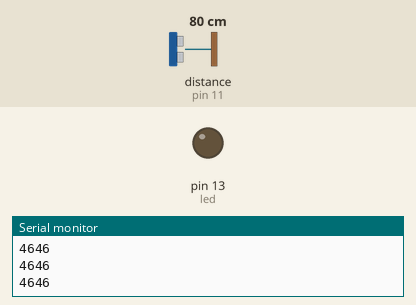
Simulated run of this sketch. Board: Arduino Uno, built with avr-gcc and run on an emulated ATmega328P. On the bench: output pins drawn as LEDs (lit = HIGH), the last lines printed to the serial monitor. Wiring (inferred from the names in the program): ultrasonic range finder: trigger pin 12; echo pin 11. The inputs (shaded band) are chosen by the test bench; at power-on: distance to the obstacle (sensor on pin 11) 80 cm. The echo pulse lasts 58.3 µs per cm; pins used as bus, display or sensor lines are not drawn.

Above: at 1.2 s.
1.3 s: distance to the obstacle (sensor on pin 11) set to 20 cm
2.8 s: distance to the obstacle (sensor on pin 11) set to 15 cm
At 3.4 s:
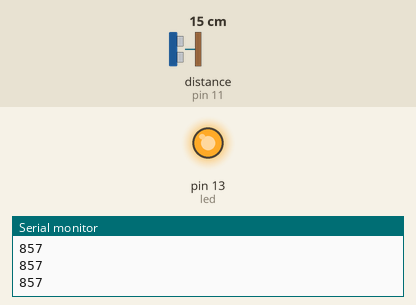
4.4 s: distance to the obstacle (sensor on pin 11) set to 18 cm
At 5.4 s:
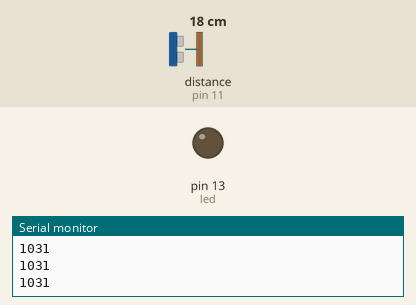
6.0 s: distance to the obstacle (sensor on pin 11) set to 2 cm
At 7.6 s:
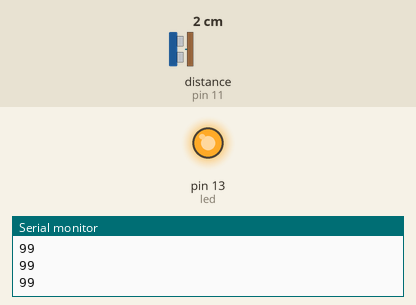
Timing chart, 0 to 8.6 s (numbered marks = the images above; inputs shaded):
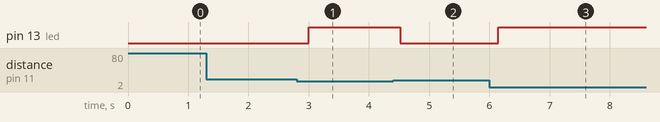

Measured:
- the behaviour switches between 18 and 17 cm on distance to the obstacle (sensor on pin 11) (found by bisection; images 0 and 1)
- after the input at 2.8 s, pin 13 (led): LOW → HIGH after 0.20 s
- after the input at 4.4 s, pin 13 (led): HIGH → LOW after 0.12 s
- after the input at 6.0 s, pin 13 (led): LOW → HIGH after 0.15 s

The sketch:

_15_HC_SR04_parkeersensor.ino
```cpp
/* HC-SR04 parkeersensor
   Deze sketch maakt met een HC-SR04 een parkeersensor. Er is een seriele
   monitor aan gekoppeld om het moment te kunnen bepalen waarop de led moet gaan
   branden is in te stellen.

   HC SR04:
	 VCC aan +5V
	 GND aan GND
	 TRIG aan pin 12
	 ECHO aan pin 11

   Led aan pin 13 (denk bij het aansluiten aan de weerstand van 330 ohm)
*/

const int trigPin = 12;
const int echoPin = 11;
const int led = 13;
long duration;

void setup() {
  pinMode (led, OUTPUT);
  pinMode(trigPin, OUTPUT);
  pinMode(echoPin, INPUT);
  Serial.begin(9600);
}

void loop()
{
  digitalWrite(trigPin, LOW); //maak een signaal wat je uit zendt
  delayMicroseconds(2);
  digitalWrite(trigPin, HIGH);
  delayMicroseconds(10);
  digitalWrite(trigPin, LOW);
  duration = pulseIn(echoPin, HIGH);// lees het signaal wat terugkomt
  // op de echoPin, de tijd die tussen uitzenden en ontvangen zit is
  // maatgevend voor de afstand, de tijd is in microseconden
  Serial.print(duration);     // geef de echo-tijd weer in de seriele monitor
  Serial.println();
  delay(100);

  if (duration < 1000) {     // als de echotijd kleiner is dan 1000 dan...
    digitalWrite (led, HIGH);  // zet de led aan
  }
  else {                     // anders..
    digitalWrite (led, LOW);   // zet de led uit..
  }
}
/* Extra opdracht 1
   Leuk om in de monitor de tijd te zien, maar handiger is het om de afstand te zien
   De geluidsnelheid is 343 m/s. Laat de afstand (in cm) weergeven in de monitor

*/
```
